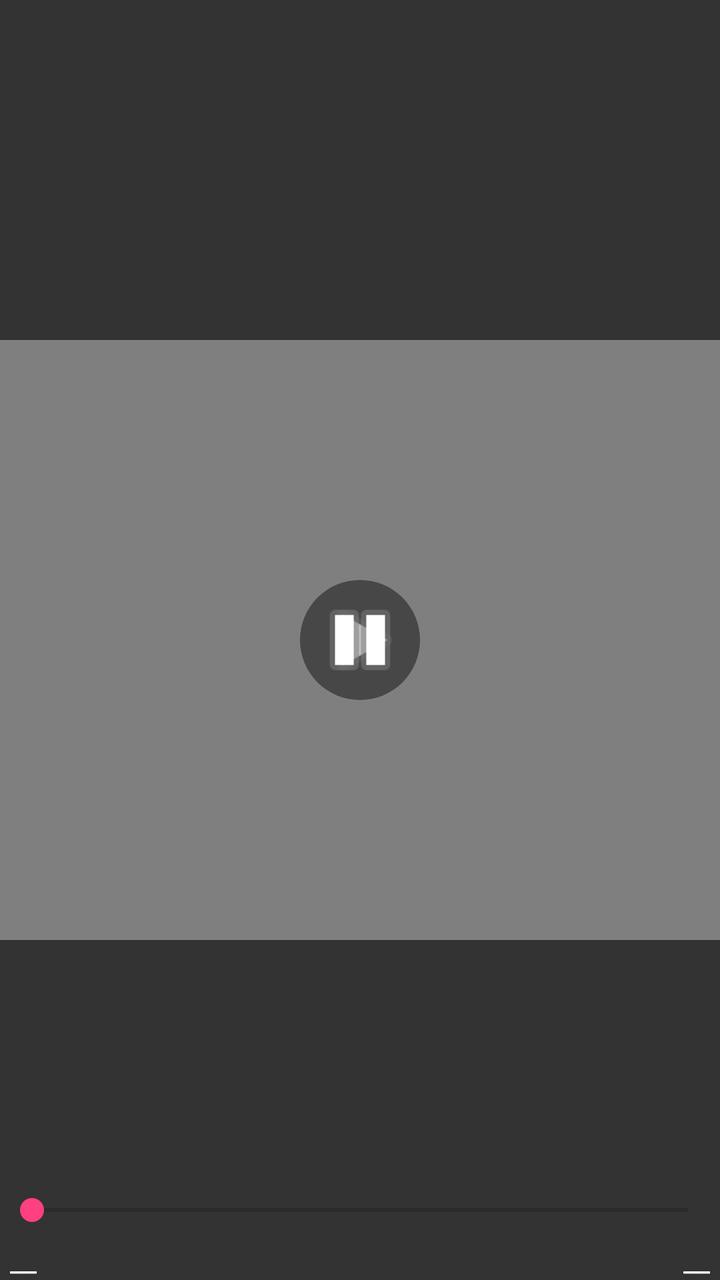
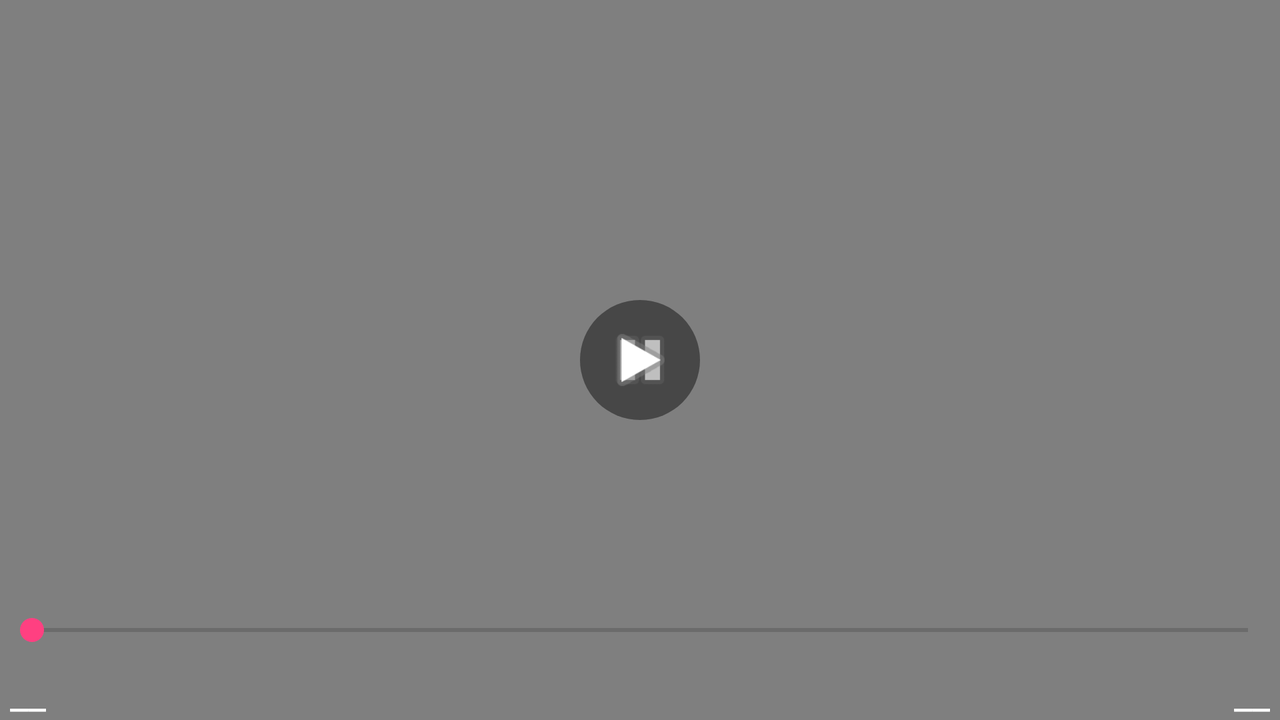

The same Android screen from two of the app's own layout files: first res/layout/ as a phone draws it, then the repository's variant for another configuration, drawn on a device whose configuration selects that folder. Both files follow.
<!-- AndroidManifest.xml: application theme AppTheme -->
<!-- res/layout/vertical_fullscreen.xml -->
<?xml version="1.0" encoding="utf-8"?>
<FrameLayout
    xmlns:android="http://schemas.android.com/apk/res/android"
    xmlns:app="http://schemas.android.com/apk/res-auto"
    android:layout_width="match_parent"
    android:layout_height="match_parent"
    android:id="@+id/layoutFilm"
    android:background="#333333">

    <RelativeLayout
        android:layout_width="match_parent"
        android:layout_height="match_parent">

    <VideoView
        android:id="@+id/my_video_view1"
        android:layout_width="match_parent"
        android:layout_height="300dp"
        android:layout_centerInParent="true"/>

    </RelativeLayout>

    <FrameLayout
        android:id="@+id/mediaController"
        android:layout_width="match_parent"
        android:layout_height="match_parent">

    <SeekBar
        android:layout_width="match_parent"
        android:layout_height="30dp"
        android:id="@+id/ProgressBar"
        android:layout_marginBottom="20dp"
        android:layout_gravity="bottom"
        />

    <TextView
        android:id="@+id/textViewCurrent"
        android:layout_width="wrap_content"
        android:layout_height="wrap_content"
        android:layout_gravity="bottom|start"
        android:text="__"
        android:layout_marginLeft="5dp"
        android:textColor="#FFFFFF"
        android:textSize="15sp"/>

    <ImageView
        android:id="@+id/ImgPlay"
        android:layout_gravity="center_horizontal|center_vertical"
        android:src="@android:drawable/ic_media_play"
        android:layout_width="60dp"
        android:layout_height="60dp"
        android:paddingLeft="10dp"
        android:paddingRight="5dp"
        android:background="@drawable/custom_imageviewplay"/>

    <TextView
        android:id="@+id/textViewTotal"
        android:layout_width="wrap_content"
        android:layout_height="wrap_content"
        android:textSize="15sp"
        android:layout_marginRight="5dp"
        android:text="__"
        android:textColor="#FFFFFF"
        android:layout_gravity="right|bottom"/>

    <ImageView
        android:id="@+id/ImgPause"
        android:layout_width="60dp"
        android:layout_height="60dp"
        android:layout_gravity="center_vertical|center_horizontal"
        android:src="@android:drawable/ic_media_pause"
        android:paddingLeft="5dp"
        android:paddingRight="5dp"
        android:background="@drawable/custom_imageviewplay"/>

    </FrameLayout>
</FrameLayout>
<!-- resources referenced by this layout -->
<resources>
  <!-- drawable custom_imageviewplay (drawable) -->
  <?xml version="1.0" encoding="utf-8"?>
  <shape xmlns:android="http://schemas.android.com/apk/res/android"
      android:shape="rectangle">
  
      <corners android:radius="1000dp"/>
      <solid android:color="#40000000"/>
  
  
  </shape>
  <style name="AppTheme" parent="Theme.AppCompat.Light.NoActionBar">
          
          <item name="colorPrimary">@color/colorPrimary</item>
          <item name="colorPrimaryDark">@color/colorPrimaryDark</item>
          <item name="colorAccent">@color/colorAccent</item>
          <item name="android:windowTranslucentStatus">true</item>
      </style>
  <color name="colorPrimary">#3F51B5</color>
  <color name="colorPrimaryDark">#303F9F</color>
  <color name="colorAccent">#FF4081</color>
</resources>
<!-- res/layout-land/vertical_fullscreen.xml (the repository's variant of the layout above) -->
<!-- drawn on the phone turned sideways -->
<?xml version="1.0" encoding="utf-8"?>
<FrameLayout
    xmlns:android="http://schemas.android.com/apk/res/android"
    xmlns:app="http://schemas.android.com/apk/res-auto"
    android:layout_width="match_parent"
    android:layout_height="match_parent"
    android:id="@+id/layoutFilm"
    android:background="#333333">

    <RelativeLayout
        android:layout_width="match_parent"
        android:layout_height="match_parent">

    <VideoView
        android:id="@+id/my_video_view1"
        android:layout_alignParentTop="true"
        android:layout_alignParentBottom="true"
        android:layout_alignParentStart="true"
        android:layout_alignParentEnd="true"
        android:fitsSystemWindows="true"

        android:layout_width="match_parent"
        android:layout_height="match_parent"/>
    </RelativeLayout>

    <FrameLayout
        android:id="@+id/mediaController"
        android:layout_width="match_parent"
        android:layout_height="match_parent">
        <SeekBar
            android:layout_width="match_parent"
            android:layout_height="30dp"
            android:id="@+id/ProgressBar"
            android:layout_marginBottom="30dp"
            android:layout_gravity="bottom"
            />

        <TextView
            android:id="@+id/textViewCurrent"
            android:layout_width="wrap_content"
            android:layout_height="wrap_content"
            android:layout_gravity="bottom|left"
            android:text="__"
            android:layout_marginLeft="5dp"
            android:layout_below="@id/ProgressBar"
            android:textColor="#FFFFFF"
            android:textSize="20sp"/>

        <ImageView
            android:id="@+id/ImgPause"
            android:layout_width="60dp"
            android:layout_height="60dp"
            android:src="@android:drawable/ic_media_pause"
            android:layout_gravity="center_horizontal|center_vertical"
            android:paddingLeft="10dp"
            android:paddingRight="10dp"
            android:background="@drawable/custom_imageviewplay"/>

        <TextView
            android:id="@+id/textViewTotal"
            android:layout_width="wrap_content"
            android:layout_height="wrap_content"
            android:textSize="20sp"
            android:layout_marginRight="5dp"
            android:text="__"
            android:layout_below="@id/ProgressBar"
            android:textColor="#FFFFFF"
            android:layout_gravity="bottom|right"/>

    <ImageView
        android:id="@+id/ImgPlay"
        android:layout_width="60dp"
        android:layout_height="60dp"
        android:src="@android:drawable/ic_media_play"
        android:layout_gravity="center_horizontal|center_vertical"
        android:paddingLeft="11dp"
        android:paddingRight="10dp"
        android:background="@drawable/custom_imageviewplay"/>

    </FrameLayout>
</FrameLayout>
